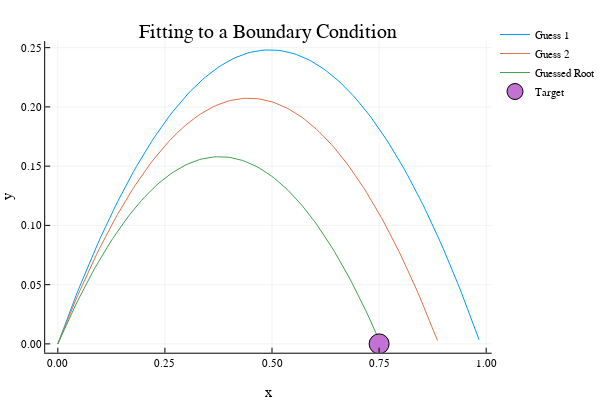

Notebook code cell kept with this figure:
### Code cell
plot(xs_u01[1,:],xs_u01[2,:],label="Guess 1")
plot!(xs_u02[1,:],xs_u02[2,:],label="Guess 2")
plot!(xs_ui[1,:],xs_ui[2,:],label="Guessed Root")

scatter!([goal],[0.0],markersize=10,label="Target")
plot!(xlabel="x",ylabel="y",title="Fitting to a Boundary Condition")

### Figure 1 — Plotly figure (JSON) as saved in the notebook; plotly's stock layout.template omitted (floating-point values rounded to 4 significant figures; data arrays with more than 128 entries replaced by an {"elided": "..."} marker saying what was removed)
{"data": [{"colorbar": {"title": ""}, "hoverinfo": "text", "legendgroup": "Guess 1", "line": {"color": "rgba(0, 154, 250, 1.000)", "dash": "solid", "shape": "linear", "width": 1}, "mode": "lines", "name": "Guess 1", "showlegend": true, "text": {"elided": "141 null values"}, "type": "scatter", "x": {"elided": "141 float values"}, "xaxis": "x1", "y": {"elided": "141 float values"}, "yaxis": "y1", "zmax": 0.1, "zmin": -0.1}, {"colorbar": {"title": ""}, "hoverinfo": "text", "legendgroup": "Guess 2", "line": {"color": "rgba(227, 111, 71, 1.000)", "dash": "solid", "shape": "linear", "width": 1}, "mode": "lines", "name": "Guess 2", "showlegend": true, "text": {"elided": "129 null values"}, "type": "scatter", "x": {"elided": "129 float values"}, "xaxis": "x1", "y": {"elided": "129 float values"}, "yaxis": "y1", "zmax": 0.1, "zmin": -0.1}, {"colorbar": {"title": ""}, "hoverinfo": "text", "legendgroup": "Guessed Root", "line": {"color": "rgba(62, 164, 78, 1.000)", "dash": "solid", "shape": "linear", "width": 1}, "mode": "lines", "name": "Guessed Root", "showlegend": true, "text": [null, null, null, null, null, null, null, null, null, null, null, null, null, null, null, null, null, null, null, null, null, null, null, null, null, null, null, null, null, null, null, null, null, null, null, null, null, null, null, null, null, null, null, null, null, null, null, null, null, null, null, null, null, null, null, null, null, null, null, null, null, null, null, null, null, null, null, null, null, null, null, null, null, null, null, null, null, null, null, null, null, null, null, null, null, null, null, null, null, null, null, null, null, null, null, null, null, null, null, null, null, null, null, null, null, null, null, null, null, null, null, null, null], "type": "scatter", "x": [0, 0.006754, 0.01351, 0.02026, 0.02701, 0.03376, 0.04051, 0.04726, 0.05401, 0.06076, 0.06751, 0.07426, 0.081, 0.08775, 0.0945, 0.1012, 0.108, 0.1147, 0.1215, 0.1282, 0.135, 0.1417, 0.1484, 0.1552, 0.1619, 0.1687, 0.1754, 0.1821, 0.1889, 0.1956, 0.2023, 0.2091, 0.2158, 0.2225, 0.2293, 0.236, 0.2427, 0.2495, 0.2562, 0.2629, 0.2697, 0.2764, 0.2831, 0.2899, 0.2966, 0.3033, 0.31, 0.3168, 0.3235, 0.3302, 0.337, 0.3437, 0.3504, 0.3571, 0.3639, 0.3706, 0.3773, 0.384, 0.3907, 0.3975, 0.4042, 0.4109, 0.4176, 0.4244, 0.4311, 0.4378, 0.4445, 0.4512, 0.458, 0.4647, 0.4714, 0.4781, 0.4848, 0.4915, 0.4983, 0.505, 0.5117, 0.5184, 0.5251, 0.5318, 0.5385, 0.5452, 0.552, 0.5587, 0.5654, 0.5721, 0.5788, 0.5855, 0.5922, 0.5989, 0.6056, 0.6123, 0.619, 0.6257, 0.6324, 0.6392, 0.6459, 0.6526, 0.6593, 0.666, 0.6727, 0.6794, 0.6861, 0.6928, 0.6995, 0.7062, 0.7129, 0.7196, 0.7262, 0.7329, 0.7396, 0.7463, 0.753], "xaxis": "x1", "y": [0, 0.005588, 0.01107, 0.01646, 0.02175, 0.02693, 0.03201, 0.037, 0.04188, 0.04666, 0.05134, 0.05592, 0.0604, 0.06478, 0.06906, 0.07324, 0.07732, 0.08129, 0.08517, 0.08894, 0.09262, 0.09619, 0.09967, 0.103, 0.1063, 0.1095, 0.1126, 0.1155, 0.1184, 0.1212, 0.1238, 0.1264, 0.1289, 0.1312, 0.1335, 0.1357, 0.1377, 0.1397, 0.1416, 0.1433, 0.145, 0.1466, 0.148, 0.1494, 0.1507, 0.1518, 0.1529, 0.1538, 0.1547, 0.1555, 0.1561, 0.1567, 0.1571, 0.1575, 0.1577, 0.1579, 0.158, 0.1579, 0.1578, 0.1575, 0.1572, 0.1567, 0.1562, 0.1555, 0.1548, 0.154, 0.153, 0.152, 0.1508, 0.1496, 0.1482, 0.1468, 0.1452, 0.1436, 0.1418, 0.14, 0.138, 0.136, 0.1338, 0.1315, 0.1292, 0.1267, 0.1242, 0.1215, 0.1188, 0.1159, 0.113, 0.1099, 0.1067, 0.1035, 0.1001, 0.09665, 0.09309, 0.08943, 0.08567, 0.08181, 0.07784, 0.07378, 0.06962, 0.06535, 0.06099, 0.05652, 0.05195, 0.04728, 0.04252, 0.03765, 0.03268, 0.02761, 0.02244, 0.01716, 0.01179, 0.006317, 0.0007432], "yaxis": "y1", "zmax": 0.1, "zmin": -0.1}, {"colorbar": {"title": ""}, "hoverinfo": "text", "legendgroup": "Target", "marker": {"color": "rgba(195, 113, 210, 1.000)", "line": {"color": "rgba(0, 0, 0, 1.000)", "width": 1}, "size": 20, "symbol": "circle"}, "mode": "markers", "name": "Target", "showlegend": true, "text": [null], "type": "scatter", "x": [0.75], "xaxis": "x1", "y": [0], "yaxis": "y1", "zmax": 0.1, "zmin": -0.1}], "layout": {"annotations": [{"font": {"color": "rgba(0, 0, 0, 1.000)", "family": "sans-serif", "size": 20}, "rotation": 0, "showarrow": false, "text": "Fitting to a Boundary Condition", "x": 0.5424, "xanchor": "center", "xref": "paper", "y": 1, "yanchor": "top", "yref": "paper"}], "height": 400, "legend": {"bgcolor": "rgba(255, 255, 255, 1.000)", "bordercolor": "rgba(0, 0, 0, 1.000)", "font": {"color": "rgba(0, 0, 0, 1.000)", "family": "sans-serif", "size": 11}, "tracegroupgap": 0, "x": 1, "y": 1}, "margin": {"b": 20, "l": 0, "r": 0, "t": 20}, "paper_bgcolor": "rgba(255, 255, 255, 1.000)", "plot_bgcolor": "rgba(255, 255, 255, 1.000)", "showlegend": true, "width": 600, "xaxis": {"anchor": "y1", "domain": [0.09128, 0.9934], "gridcolor": "rgba(0, 0, 0, 0.100)", "gridwidth": 0.5, "linecolor": "rgba(0, 0, 0, 1.000)", "mirror": false, "range": [-0.0295, 1.013], "showgrid": true, "showline": true, "showticklabels": true, "tickangle": 0, "tickcolor": "rgb(0, 0, 0)", "tickfont": {"color": "rgba(0, 0, 0, 1.000)", "family": "sans-serif", "size": 11}, "tickmode": "array", "ticks": "inside", "ticktext": ["0.00", "0.25", "0.50", "0.75", "1.00"], "tickvals": [0, 0.25, 0.5, 0.75, 1], "title": "x", "titlefont": {"color": "rgba(0, 0, 0, 1.000)", "family": "sans-serif", "size": 15}, "type": "-", "visible": true, "zeroline": false, "zerolinecolor": "rgba(0, 0, 0, 1.000)"}, "yaxis": {"anchor": "x1", "domain": [0.07581, 0.9415], "gridcolor": "rgba(0, 0, 0, 0.100)", "gridwidth": 0.5, "linecolor": "rgba(0, 0, 0, 1.000)", "mirror": false, "range": [-0.007444, 0.2556], "showgrid": true, "showline": true, "showticklabels": true, "tickangle": 0, "tickcolor": "rgb(0, 0, 0)", "tickfont": {"color": "rgba(0, 0, 0, 1.000)", "family": "sans-serif", "size": 11}, "tickmode": "array", "ticks": "inside", "ticktext": ["0.00", "0.05", "0.10", "0.15", "0.20", "0.25"], "tickvals": [0, 0.05, 0.1, 0.15, 0.2, 0.25], "title": "y", "titlefont": {"color": "rgba(0, 0, 0, 1.000)", "family": "sans-serif", "size": 15}, "type": "-", "visible": true, "zeroline": false, "zerolinecolor": "rgba(0, 0, 0, 1.000)"}}}
